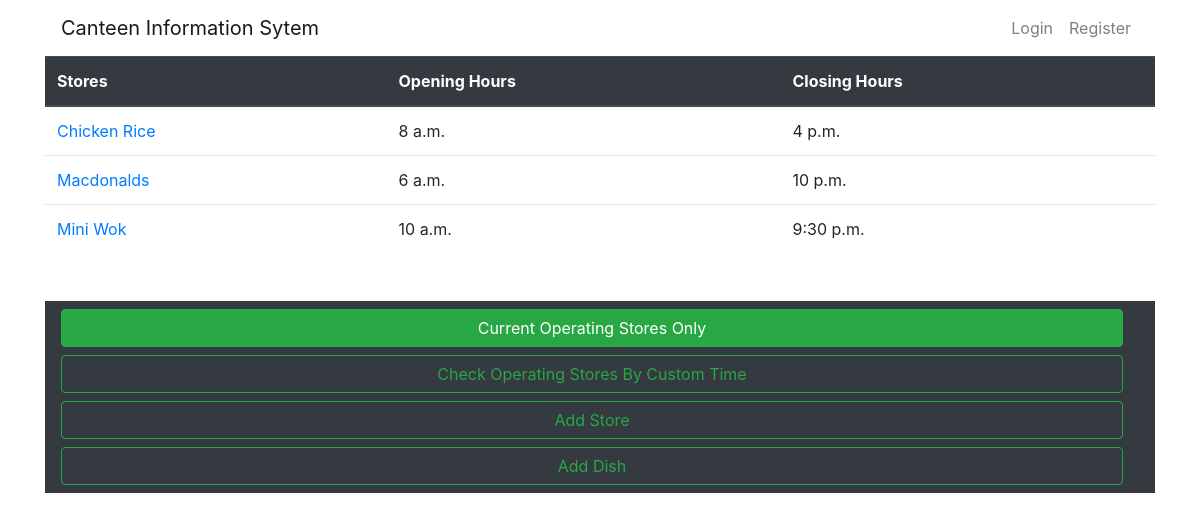
The app's page /current/, older data.
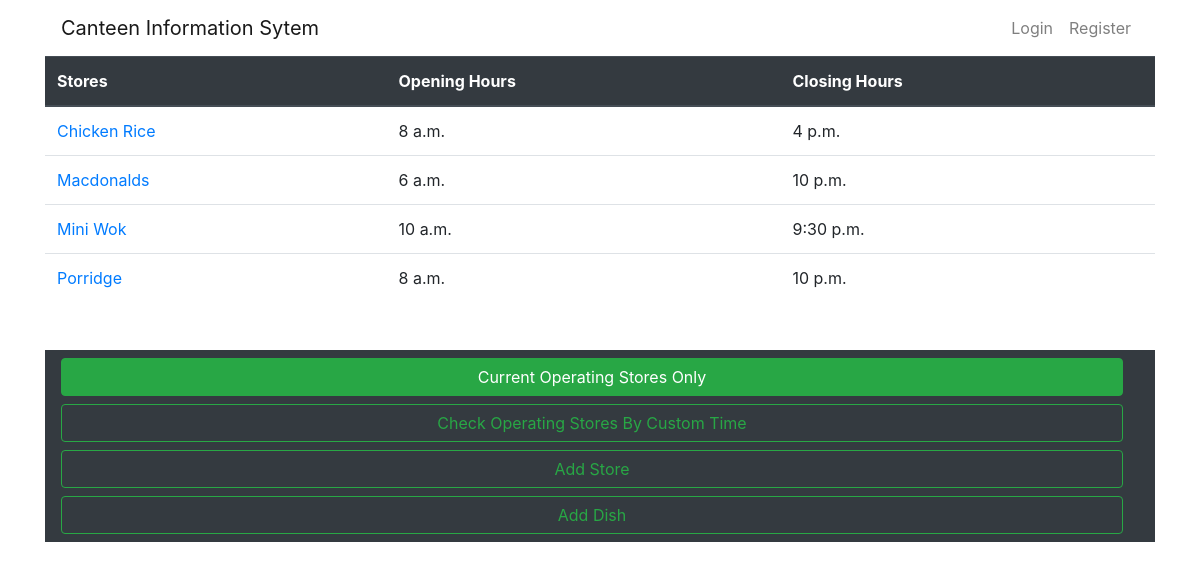
The same page, newer data.
### info/models.py (models this page shows, shortened)
class Stores(models.Model):
    name = models.CharField(max_length=200)
    wait_time = models.IntegerField()
    start_hour = models.TimeField(default="08:00:00")
    end_hour = models.TimeField(default="08:00:00")

### info/views.py (the view)
# urls.py: path('current/',views.current_store,name='current-store'),
def current_store(request):
    now = datetime.now()
    current_time = now.strftime("%H:%M:%S")
    stores=Stores.objects.filter(start_hour__lte=current_time, end_hour__gte=current_time)
    context={'stores':stores,"form":CustomTime()}
    return render(request,'info/current.html',context)

### info/templates/info/current.html (shortened to what this page needs)
{% extends "info/base.html" %}
{% load crispy_forms_tags %}
{% block content %}
  <nav class="navbar navbar-dark bg-dark mt-5">
    <form class="form-inline" style="width:100%">
      <button class="btn btn-outline-success mr-3 btn-block active" type="button">Current Operating Stores Only</button>
      <button class="btn btn-outline-success mr-3 btn-block" type="button" onclick="document.getElementById('timepicker').style.visibility='visible'">Check Operating Stores By Custom
        Time</button>
        <a class="btn btn-outline-success mr-3 btn-block" type="button" href="{% url 'add-store' %}">Add Store</a>
        <a class="btn btn-outline-success mr-3 btn-block " type="button" href="{% url 'add-dish' %}">Add Dish</a>
    </form>
  </nav>
{% endblock %}

### info/templates/info/base.html (shortened to what this page needs)
<!DOCTYPE html>
<html>
    <head>
        <link rel="stylesheet" href="https://stackpath.bootstrapcdn.com/bootstrap/4.3.1/css/bootstrap.min.css">
    </head>
    <body class="container">
      <nav class="navbar navbar-expand-sm  navbar-light justify-content-end">
        <a class="navbar-brand mr-auto" href="{% url 'info' %}">Canteen Information Sytem</a>
        <div class="collapse navbar-collapse flex-grow-0" id="navbarSupportedContent">
          {% if user.is_authenticated %}
          <ul class="navbar-nav text-right">
            <li class="nav-item ">
              <a class="nav-item nav-link" href="{% url 'logout' %}">Logout</a>
            </li>
        </ul>
        {% else %}
            <ul class="navbar-nav text-right">
                <li class="nav-item ">
                  <a class="nav-link" href="{% url 'login' %}">Login</a>
                </li>
                <li class="nav-item ">
                  <a class="nav-link" href="{% url 'register' %}">Register</a>
                </li>
            </ul>
            {% endif %}
      </nav>
          {%if stores%}
          <table class="table">
            <thead class="thead-dark">
              <tr>
                <th scope="col">Stores</th>
                <th scope="col">Opening Hours</th>
                <th scope="col">Closing Hours</th>
              </tr>
            </thead>
            <tbody>
              {% for store in stores %}
              <tr>
                {% block custom %}<td><a href="{% url 'dish' store.name %}" >{{ store.name }}</a></td>{% endblock %}
                <td>{{ store.start_hour }}</td>
                <td>{{ store.end_hour }}</td>
              </tr>
              {% endfor %}
            </tbody>
          </table>
        {% else %}
          <h2>Sorry, no stores available by this time</h2>
        {% endif %}
        {% block content %}{% endblock %}
    </body>
</html>

Row changes from the older to the newer data that the page shows:
added Stores: name "Porridge", start_hour "8 a.m.", end_hour "10 p.m."
